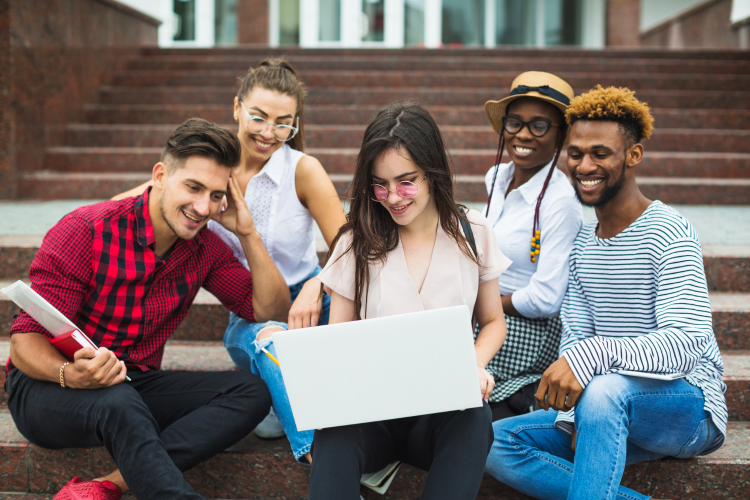
#> input picture OpenCV/assets/Young people with laptop.jpg, 1500 x 1000 px, found by its file name (shown at 1/2 size)
$ jupyter execute --allow-errors basic.ipynb
#> lines starting #> are read from the running program, lines starting #| are printed output that depends on the picture; after the words box and inside, x2 and y2 are one past the last pixel; in counts of white or black regions, pixels touching at a corner belong together
[cell 1]
import cv2
import numpy as np
import matplotlib.pyplot as plt

[cell 2]
print("Hello World")

[cell 3]
img = cv2.imread('/Users/pravinpb/pycode/openCV/workshop/assets/Young people with laptop.jpg', 0)
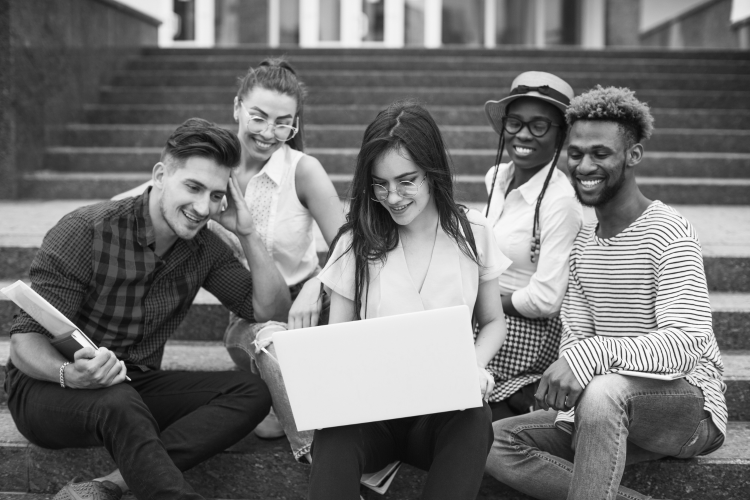
#> img: shape (1000, 1500) (shown at 1/2 size); min 5, max 254, mean 114.1

[cell 4]
plt.imshow(cv2.cvtColor(img, cv2.COLOR_BGR2RGB))

Color to Black & White

[cell 5]
def load_image(path):
    return cv2.imread(path)

[cell 6]
image = load_image("/Users/pravinpb/pycode/openCV/workshop/assets/abstract.jpeg")

#> (the rest of this cell did not finish here and is left out)

Filters

[cell 7]
def apply_filter(image, kernel_size = 9):
    kernel = np.ones((kernel_size, kernel_size), np.float32) / kernel_size**2
    return cv2.filter2D(image, -1, kernel)
#> (the rest of this cell did not finish here and is left out)

[cell 8]
def apply_sharpness(image):
    kernel = np.array([[-1, -1, -1],
                       [-1,9,-1],
                       [-1, -1, -1]])
    return cv2.filter2D(image, -1, kernel)
#> (the rest of this cell did not finish here and is left out)

[cell 9]
sobel_x = np.array([
    [-1,0,1],
    [-2,0,2],
    [-1,0,1]
])

def apply_sharpening_filter_sobel(image):
    kernel = sobel_x

    return cv2.filter2D(image, -1, kernel)

image = cv2.imread("/Users/pravinpb/pycode/openCV/workshop/assets/abstract.jpeg", cv2.IMREAD_GRAYSCALE)

plt.subplot(131)
plt.title("sobel_x")
#> (the rest of this cell did not finish here and is left out)

[cell 10]
sobel_x = np.array([
    [-1,0,1],
    [-2,0,2],
    [-1,0,1]
])

def apply_sharpening_filter_sobel(image):
    kernel = sobel_x

    return cv2.filter2D(image, -1, kernel)

image = cv2.imread("/Users/pravinpb/pycode/openCV/workshop/assets/abstract.jpeg", cv2.IMREAD_GRAYSCALE)

plt.subplot(131)
plt.title("sobel_x")
#> (the rest of this cell did not finish here and is left out)

[cell 11]
sobel_x = np.array([
    [-1,-2,-1],
    [0,0,0],
    [1,2,1]
])

def apply_sharpening_filter_sobel(image):
    kernel = sobel_x

    return cv2.filter2D(image, -1, kernel)

image = cv2.imread("/Users/pravinpb/pycode/openCV/workshop/assets/abstract.jpeg", cv2.IMREAD_GRAYSCALE)

plt.subplot(131)
plt.title("sobel_x")
#> (the rest of this cell did not finish here and is left out)

[cell 12]
sobel_x = np.array([
    [0,-2,-1],
    [2,0,-2],
    [1,2,0]
])

def apply_sharpening_filter_sobel(image):
    kernel = sobel_x

    return cv2.filter2D(image, -1, kernel)

image = cv2.imread("/Users/pravinpb/pycode/openCV/workshop/assets/abstract.jpeg", cv2.IMREAD_GRAYSCALE)

plt.subplot(131)
plt.title("sobel_x")
#> (the rest of this cell did not finish here and is left out)

#> (a cell that did not finish here is left out)

Transfer

[cell 14]
def log_transform(image, c=4):
    return np.uint8(c * np.log(1+ image.astype(np.float32)))

def gamma_transform(image, gamma=45):
    return np.uint8((1+(image.astype(np.float32) / 255) ** gamma) * 255)

def inverse_log_transform(image, c=3):
    return np.uint8(np.exp(image.astype(np.float32) / c) - 1)

[cell 15]
plt.figure(figsize=(20, 20))

#> (a cell that did not finish here is left out)

[cell 17]
plt.figure(figsize=(20, 20))

plt.subplot(131)
#> (the rest of this cell did not finish here and is left out)

Contors

[cell 18]
def find_contours(image, binary_threshold=127):

    if len(image.shape) == 3:
        image = cv2.cvtColor(image, cv2.COLOR_BGR2GRAY)
    else:
        image = image

    ret, thresh = cv2.threshold(image, binary_threshold, 255, cv2.THRESH_BINARY)
    contours, hierarchy = cv2.findContours(thresh, cv2.RETR_TREE, cv2.CHAIN_APPROX_SIMPLE)

    image_contors = image.copy()
    cv2.drawContours(image_contors, contours, -1, (0,255,0), 2)
    return image_contors, contours, hierarchy

[cell 19]
def apply_erosion(image, kernel_size=(3,3),iterations=1):
    kernel = np.ones((kernel_size), np.uint8)
    eroded_image = cv2.erode(image, kernel, iterations=iterations)
    return eroded_image

[cell 20]
def apply_dilation(image, kernel_size=(3,3),iterations=1):
    kernel = np.ones((kernel_size), np.uint8)
    dilated_image = cv2.dilate(image, kernel, iterations=iterations)
    plt.imshow(dilated_image, cmap='gray')
    return dilated_image

[cell 21]
def find_blobs(image, min_blob_size=100):
    image_with_contours, contours, _ = find_contours(image.copy())
    mask = np.zeros_like(image, np.uint8)

    for cnt in contours:
        area = cv2.contourArea(cnt)
        if area > min_blob_size and area < 200:
            area = cv2.drawContours(mask, [cnt], 0, 255,-1)
    return mask

[cell 22]
image = cv2.imread("/Users/pravinpb/pycode/openCV/workshop/assets/Young people with laptop.jpg")
#> image is the input picture: shape (1000, 1500, 3); mean B, G, R 109.8, 111.2, 121.5

[cell 23]
image_with_contours, contours, hier = find_contours(image.copy())
#> in find_contours, `ret, thresh = cv2.threshold(image, binary_threshold, 255, cv2.THRESH_B..`:
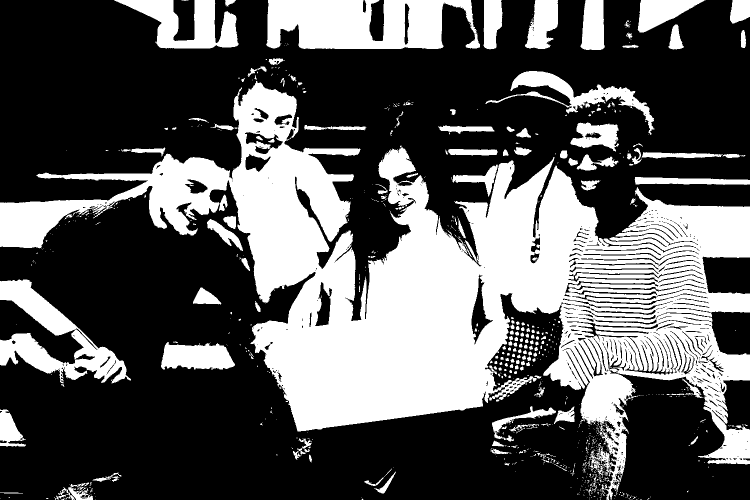
#> thresh: shape (1000, 1500) (shown at 1/2 size); 35.4% white; 891 white regions (707 under 20 px)
#> in find_contours, `ret, thresh = cv2.threshold(image, binary_threshold, 255, cv2.THRESH_B..`: ret = 127
#> in find_contours, `contours, hierarchy = cv2.findContours(thresh, cv2.RETR_TREE, cv2.CHAI..`: contours = 1908 contours, 1562 with area under 20; largest, box (x1, y1, x2, y2) and area: (0, 162, 1500, 1000) 418962, (532, 0, 960, 98) 31299, (0, 559, 262, 767) 18732, (228, 0, 477, 97) 11474, (971, 142, 1309, 270) 7662
#> in find_contours, `cv2.drawContours(image_contors, contours, -1, (0,255,0), 2)`:
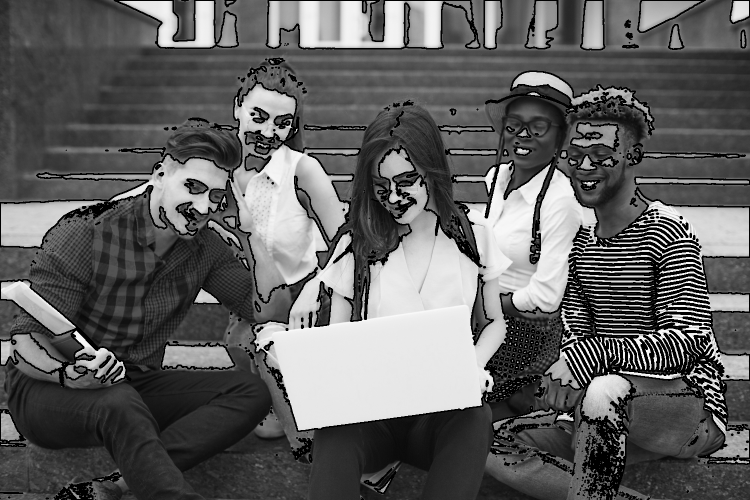
#> image_contors: shape (1000, 1500) (shown at 1/2 size); min 0, max 254, mean 96.3
diluted_image = apply_dilation(image.copy(), kernel_size=(6,6), iterations=1)
#> in apply_dilation, `dilated_image = cv2.dilate(image, kernel, iterations=iterations)`:
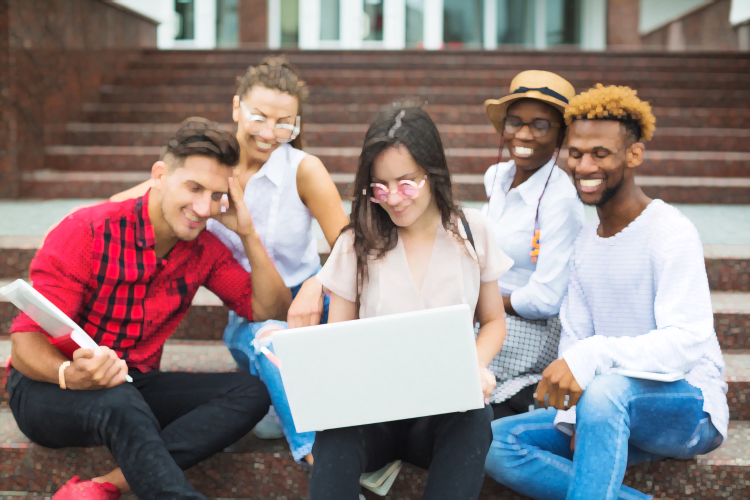
#> dilated_image: shape (1000, 1500, 3) (shown at 1/2 size); mean of channels 0, 1, 2 126.2, 127.4, 143; drawn as B, G, R
blob_mask = find_blobs(diluted_image, min_blob_size=0.1)
#> call 2 of find_contours, with binary_threshold = 127
#> in find_contours (call 2), `image = cv2.cvtColor(image, cv2.COLOR_BGR2GRAY)`:
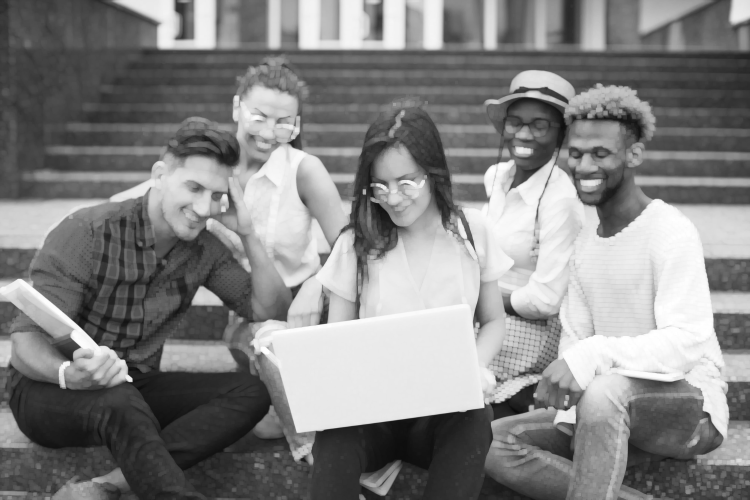
#> image: shape (1000, 1500) (shown at 1/2 size); min 10, max 255, mean 131.9
#> in find_contours (call 2), `ret, thresh = cv2.threshold(image, binary_threshold, 255, cv2.THRESH_B..`:
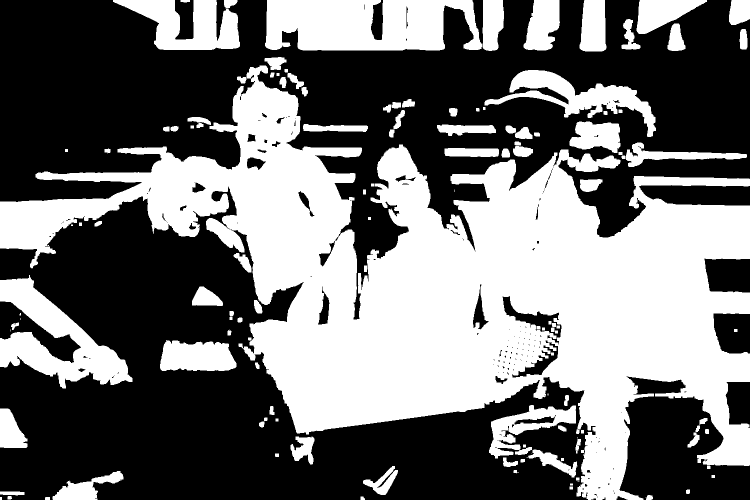
#> thresh: shape (1000, 1500) (shown at 1/2 size); 44.4% white; 126 white regions (11 under 20 px)
#> in find_contours (call 2), `contours, hierarchy = cv2.findContours(thresh, cv2.RETR_TREE, cv2.CHAI..`: contours = 311 contours, 158 with area under 20; largest, box (x1, y1, x2, y2) and area: (0, 131, 1500, 1000) 503636, (530, 0, 964, 101) 34988, (0, 550, 265, 777) 23854, (226, 0, 480, 100) 13828, (969, 140, 1312, 274) 12756
#> in find_contours (call 2), `cv2.drawContours(image_contors, contours, -1, (0,255,0), 2)`:
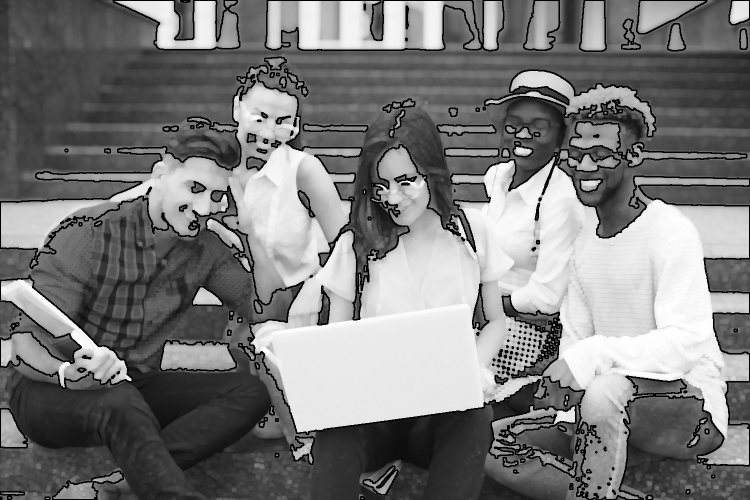
#> image_contors: shape (1000, 1500) (shown at 1/2 size); 6.74% of pixels changed, all inside (x1, y1, x2, y2) = (0, 0, 1500, 1000)
#> the loop in find_blobs, `for cnt in contours:` made 311 passes
#> after the loop in find_blobs, `for cnt in contours:`:
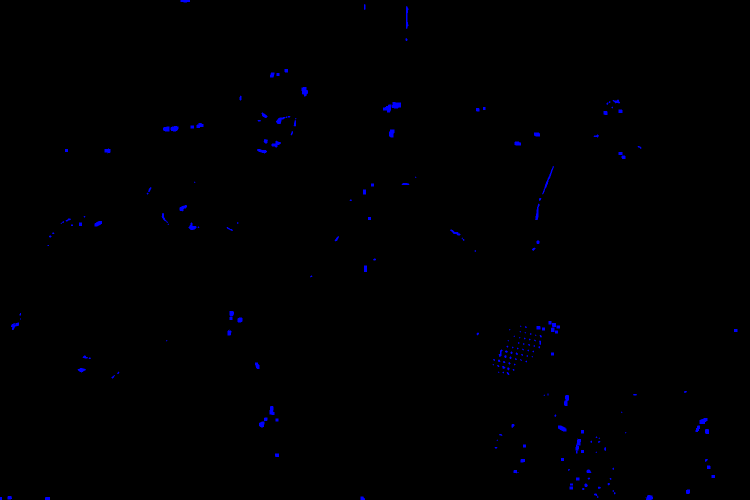
#> mask: shape (1000, 1500, 3) (shown at 1/2 size); mean of channels 0, 1, 2 1.5, 0, 0; drawn as B, G, R

[cell 24]
plt.figure(figsize=(50, 50))

[cell 25]
plt.subplot(321)
plt.imshow(cv2.cvtColor(image, cv2.COLOR_BGR2RGB))
plt.subplot(322)
plt.imshow(cv2.cvtColor(image_with_contours, cv2.COLOR_BGR2RGB))
plt.subplot(323)
plt.imshow(cv2.cvtColor(diluted_image, cv2.COLOR_BGR2RGB))
plt.subplot(324)
plt.imshow(cv2.cvtColor(blob_mask, cv2.COLOR_BGR2RGB))
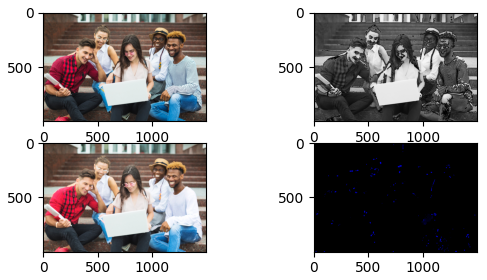
#> figure drawn by matplotlib, 4 panels

$ run again, with OpenCV/assets/classroom.jpg copied over OpenCV/assets/Young people with laptop.jpg
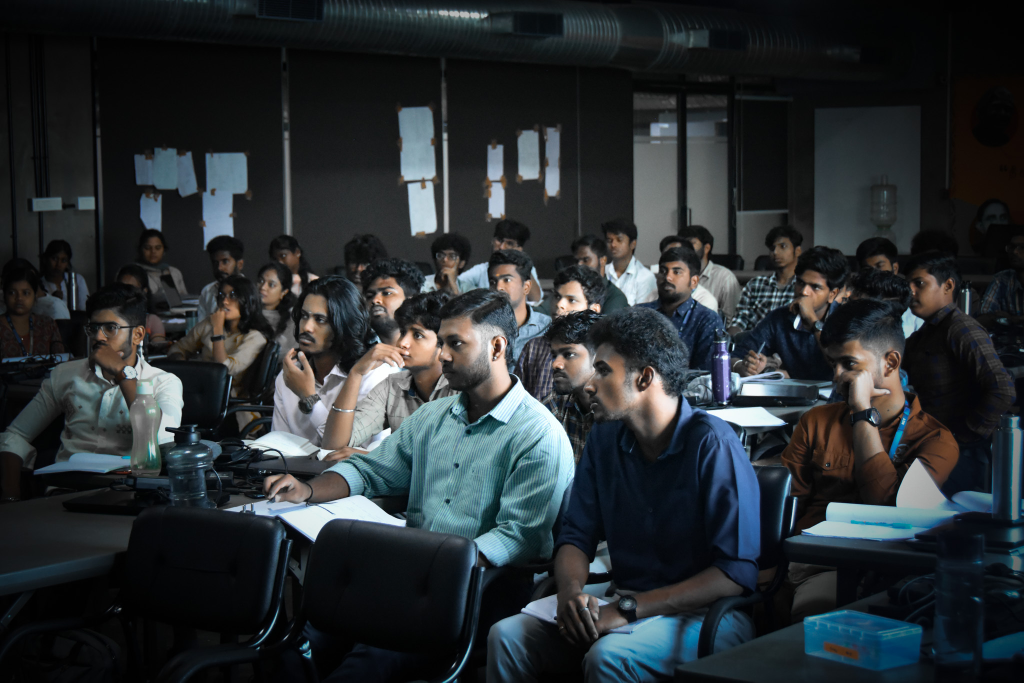
#> input picture OpenCV/assets/classroom.jpg, 2048 x 1365 px, found by its file name (shown at 1/2 size)
#> image is the input picture: shape (1365, 2048, 3); mean B, G, R 50.3, 47.2, 41.6
#> image: shape (1365, 2048)
#> in find_contours, `ret, thresh = cv2.threshold(image, binary_threshold, 255, cv2.THRESH_B..`:
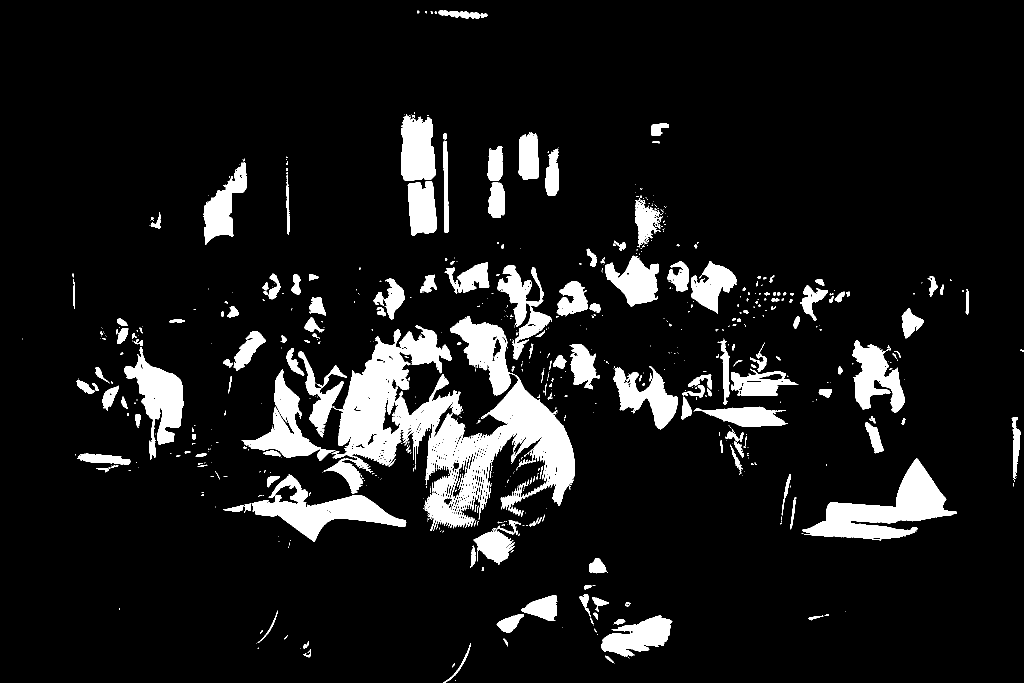
#> thresh: shape (1365, 2048) (shown at 1/2 size); 9.8% white; 723 white regions (506 under 20 px)
#> ret = 127
#> in find_contours, `contours, hierarchy = cv2.findContours(thresh, cv2.RETR_TREE, cv2.CHAI..`: contours = 1350 contours, 1091 with area under 20; largest, box (x1, y1, x2, y2) and area: (647, 632, 1150, 1062) 81806, (1604, 916, 1914, 1081) 18000, (503, 949, 813, 1084) 13115, (248, 694, 368, 920) 10474, (483, 739, 671, 921) 8958
#> image_contors: shape (1365, 2048); min 0, max 255, mean 39.3
#> thresh: shape (1365, 2048); 14.3% white; 236 white regions (7 under 20 px)
#> in find_contours (call 2), `contours, hierarchy = cv2.findContours(thresh, cv2.RETR_TREE, cv2.CHAI..`: contours = 367 contours, 101 with area under 20; largest, box (x1, y1, x2, y2) and area: (444, 630, 1153, 1087) 152934, (1601, 914, 1917, 1084) 21602, (800, 222, 877, 475) 14898, (246, 651, 371, 923) 13947, (1199, 374, 1339, 617) 12922
#> image_contors: shape (1365, 2048); min 0, max 255, mean 51.3
#> the loop in find_blobs, `for cnt in contours:` made 367 passes
#> `[cell 25] plt.subplot(321) plt.imshow(cv2.cvtColor(image, cv2.COLOR_BG..`:
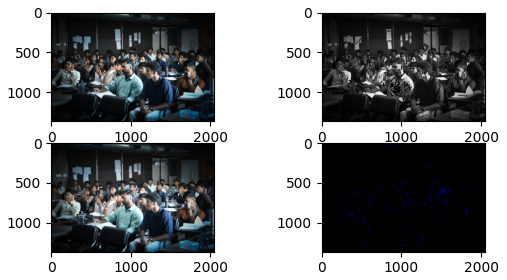
#> figure drawn by matplotlib, 4 panels
